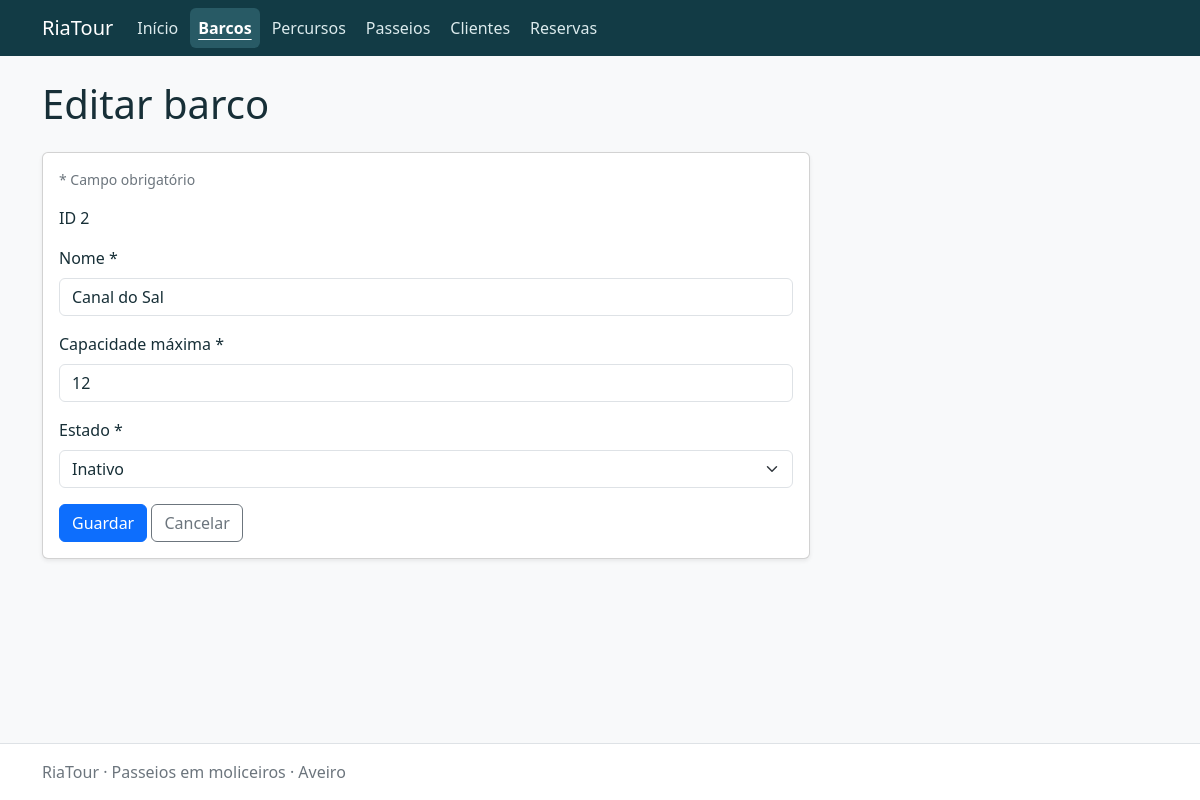
Page /boats/form.php?id=2 on the committed database.
### tables this page shows
CREATE TABLE boats (
    id INT UNSIGNED AUTO_INCREMENT PRIMARY KEY,
    name VARCHAR(100) NOT NULL,
    capacity SMALLINT UNSIGNED NOT NULL,
    status VARCHAR(10) NOT NULL DEFAULT 'ativo',
    CONSTRAINT chk_boats_name CHECK (CHAR_LENGTH(TRIM(name)) > 0),
    CONSTRAINT chk_boats_capacity CHECK (capacity > 0),
    CONSTRAINT chk_boats_status CHECK (status IN ('ativo', 'inativo'))
);

### app/config/local.php (called while the page is built)
<?php
return ['host'=>'127.0.0.1','port'=>3306,'database'=>'bdRiaTour_NomeConcorrente_C27','username'=>'root','password'=>'','base_url'=>''];

### app/bootstrap.php (called while the page is built, shortened)
<?php
$config = require __DIR__ . '/config/local.php';
require_once __DIR__ . '/helpers/functions.php';

### app/helpers/functions.php (called while the page is built, shortened)
<?php
function e($value): string
{
    return htmlspecialchars((string) $value, ENT_QUOTES | ENT_SUBSTITUTE, 'UTF-8');
}
function url(string $path = ''): string
{
    global $config;
    return rtrim($config['base_url'], '/') . '/' . ltrim($path, '/');
}
function database(): PDO
{
    global $config;
    static $connection = null;
    if ($connection === null) {
        $connection = new PDO(
            "mysql:host={$config['host']};port={$config['port']};dbname={$config['database']};charset=utf8mb4",
            $config['username'],
            $config['password'],
            [
                PDO::ATTR_ERRMODE => PDO::ERRMODE_EXCEPTION,
                PDO::ATTR_DEFAULT_FETCH_MODE => PDO::FETCH_ASSOC,
                PDO::ATTR_EMULATE_PREPARES => false,
            ]
        );
    }
    return $connection;
}
function inputText(array $input, string $key): string
{
    return isset($input[$key]) && is_string($input[$key]) ? trim($input[$key]) : '';
}
function requestId(): int
{
    $id = filter_var(inputText($_GET, 'id'), FILTER_VALIDATE_INT, ['options' => ['min_range' => 1]]);
    return $id;
}
function fetchRecord(string $sql, int $id): array
{
    try {
        $statement = database()->prepare($sql);
        $statement->execute(['id' => $id]);
        $record = $statement->fetch();
    } catch (PDOException $exception) {
        error_log($exception->getMessage());
        pageError(503, 'Não foi possível consultar os dados. Verifique a ligação à base de dados.');
    }
    return $record;
}
function fieldAttributes(array $errors, string $field): string
{
    return isset($errors[$field]) ? ' aria-invalid="true" aria-describedby="' . e($field) . '-error"' : '';
}

### public/boats/form.php (the view, shortened to what this page needs)
<?php
require __DIR__ . '/../../app/bootstrap.php';
$id = array_key_exists('id', $_GET) ? requestId() : null;
$values = ['name' => '', 'capacity' => '', 'status' => 'ativo'];
if ($id !== null) {
    $values = fetchRecord('SELECT * FROM boats WHERE id = :id', $id);
}
$errors = [];
require __DIR__ . '/../../app/views/header.php';
?>
<form data-validate method="post" action="<?= e(url('boats/form.php' . ($id === null ? '' : '?id=' . $id))) ?>" class="card card-body riatour-edit shadow-sm">
<p class="small text-secondary">* Campo obrigatório</p>
    <?php if ($id !== null): ?><p>ID <?= e($id) ?></p><?php endif; ?>
    <div class="mb-3">
        <label for="name" class="form-label">Nome <span aria-hidden="true">*</span></label>
        <input id="name" name="name" type="text" class="form-control<?= isset($errors['name']) ? ' is-invalid' : '' ?>"<?= fieldAttributes($errors, 'name') ?> value="<?= e($values['name']) ?>" maxlength="100" required>
    </div>
    <div class="mb-3">
        <label for="capacity" class="form-label">Capacidade máxima <span aria-hidden="true">*</span></label>
        <input id="capacity" name="capacity" type="number" class="form-control<?= isset($errors['capacity']) ? ' is-invalid' : '' ?>"<?= fieldAttributes($errors, 'capacity') ?> value="<?= e($values['capacity']) ?>" min="1" max="65535" step="1" required>
    </div>
    <div class="mb-3">
        <label for="status" class="form-label">Estado <span aria-hidden="true">*</span></label>
        <select id="status" name="status" class="form-select<?= isset($errors['status']) ? ' is-invalid' : '' ?>"<?= fieldAttributes($errors, 'status') ?> required><?php foreach (['ativo' => 'Ativo', 'inativo' => 'Inativo'] as $value => $label): ?><option value="<?= e($value) ?>" <?= $values['status'] === $value ? 'selected' : '' ?>><?= e($label) ?></option><?php endforeach; ?></select>
    </div>
    <div><button class="btn btn-primary" type="submit">Guardar</button>
    <a class="btn btn-outline-secondary" href="<?= e(url('boats/')) ?>">Cancelar</a></div>
</form>
<?php require __DIR__ . '/../../app/views/footer.php'; ?>

### public/assets/riatour.css (style rules this page uses)
:root { --bs-body-color: #172f37; }
.riatour-edit { max-width: 48rem; }

### rows in the picture
boats: name "Canal do Sal", capacity "12", status "Inativo"

### other values in the picture
$label "Barcos"
$label "Percursos"
$label "Passeios"
$label "Clientes"
$label "Reservas"
$title "Editar barco"
$id "2"
